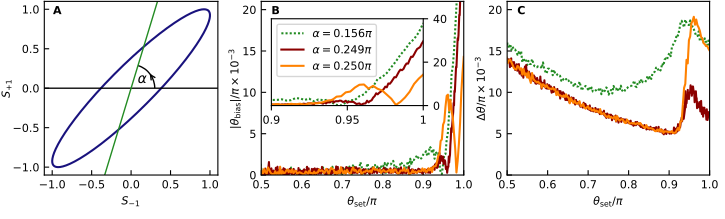

The Python source for this figure:
# -*- coding: utf-8 -*-
"""
@author: D.Pfeiffer, D.Derr & L.Lind
"""
from matplotlib.markers import MarkerStyle
from mpl_toolkits.axes_grid1.inset_locator import mark_inset  # for the manual option
from mpl_toolkits.axes_grid1.inset_locator import inset_axes
import matplotlib as mpl
import matplotlib.pyplot as plt
import matplotlib.transforms as transforms
import numpy as np
from mpl_toolkits.axes_grid1 import Divider
from mpl_toolkits.axes_grid1.axes_size import Fixed
from curlyBrace import curlyBrace

from scipy.ndimage import gaussian_filter


import os
import sys

sys.path.append(os.path.abspath('..'))

save_fig = True

import helper_functions as hf

plt.style.use('../paper_mpl_style.mplstyle')

#################
#### colours ####
#################

colour_hist_diff = 'C0'
colour_hist_sum = 'C1'
colour_hist_alpha = 'C4'
colour_hist_beta = 'C5'
colour_ell = 'C2'

# --- Size ---
phi_golden = (1 + np.sqrt(5)) / 2
pt_to_in = 1.0 / 72.0

full_width = 522
half_width = 255

full_height_golden = half_width / phi_golden # golden aspect

######## Grid ##########
one_pt_rel_w = pt_to_in / full_width

fig_width_in = full_width * pt_to_in
fig_height_in = full_height_golden * pt_to_in

height_factor = fig_height_in / fig_width_in

frac_h_0 = 0.00
frac_h_1 = 0.06
frac_h_2 = 0.24
frac_h_3 = 0.00
frac_h_4 = 0.00
frac_h_5 = 0.06
frac_h_6 = 0.28
frac_h_7 = 0.06
frac_h_8 = 0.28
frac_h_9 = 1-(frac_h_0+frac_h_1+frac_h_2+frac_h_3+frac_h_4+frac_h_5+frac_h_6+frac_h_7+frac_h_8)

# must be positive
print(frac_h_9)

print(frac_h_0+frac_h_1+frac_h_2+frac_h_3+frac_h_4+frac_h_5+frac_h_6+frac_h_7+frac_h_8+frac_h_9)

frac_v_0 = frac_h_0/height_factor
frac_v_1 = frac_h_1/height_factor
frac_v_2 = frac_h_2/height_factor
frac_v_3 = frac_h_3/height_factor
frac_v_4 = 1-(frac_v_0+frac_v_1+frac_v_2+frac_v_3)

# must be positive
print(frac_v_4)

print(frac_v_0+frac_v_1+frac_v_2+frac_v_3+frac_v_4)


# Exact-size figure: no automatic layout engines
fig_S_alpha_with_cut = plt.figure(figsize=(fig_width_in, fig_height_in), layout=None)

h = [Fixed(frac_h_0*fig_width_in), Fixed(frac_h_1*fig_width_in), Fixed(frac_h_2*fig_width_in),
     Fixed(frac_h_3*fig_width_in), Fixed(frac_h_4*fig_width_in), Fixed(frac_h_5*fig_width_in),
     Fixed(frac_h_6*fig_width_in), Fixed(frac_h_7*fig_width_in), Fixed(frac_h_8*fig_width_in), Fixed(frac_h_9*fig_width_in)]

v = [Fixed(frac_v_0*fig_height_in), Fixed(frac_v_1*fig_height_in), Fixed(frac_v_2*fig_height_in),
     Fixed(frac_v_3*fig_height_in), Fixed(frac_v_4*fig_height_in)]


div = Divider(fig_S_alpha_with_cut, (0, 0, 1, 1), h, v, aspect=False)

#########################################################################
#################### start: show grid via grey lines ####################
#########################################################################
# h_fracs = [frac_h_0, frac_h_1, frac_h_2, frac_h_3, frac_h_4, frac_h_5, frac_h_6, frac_h_7, frac_h_8, frac_h_9]
# v_fracs = [frac_v_0, frac_v_1, frac_v_2, frac_v_3, frac_v_4]

# h_edge_positions = np.cumsum([0]+h_fracs)
# v_edge_positions = np.cumsum([0]+v_fracs)

# # Draw vertical grid lines (column boundaries)
# for hx in h_edge_positions:
#     line = plt.Line2D([hx, hx], [0, 1], lw=0.5, color='grey', linestyle='--', transform=fig_S_alpha_with_cut.transFigure, zorder=100)
#     fig_S_alpha_with_cut.add_artist(line)
# # Draw horizontal grid lines (row boundaries)
# for vy in v_edge_positions:
#     line = plt.Line2D([0, 1], [vy, vy], lw=0.5, color='grey', linestyle='--', transform=fig_S_alpha_with_cut.transFigure, zorder=100)
#     fig_S_alpha_with_cut.add_artist(line)
#######################################################################
#################### end: show grid via grey lines ####################
#######################################################################


# ax_ellipse_hist_beta = fig_S_alpha_with_cut.add_axes(div.get_position(), axes_locator=div.new_locator(nx=3, ny=2))
# ax_ellipse_hist_alpha = fig_S_alpha_with_cut.add_axes(div.get_position(), axes_locator=div.new_locator(nx=2, ny=3))
ax_ellipse = fig_S_alpha_with_cut.add_axes(div.get_position(), axes_locator=div.new_locator(nx=2, ny=2))

# ax_bias_hist_diff = fig_S_alpha_with_cut.add_axes(div.get_position(), axes_locator=div.new_locator(nx=7, ny=2))
# ax_bias_hist_sum = fig_S_alpha_with_cut.add_axes(div.get_position(), axes_locator=div.new_locator(nx=6, ny=3))
ax_bias = fig_S_alpha_with_cut.add_axes(div.get_position(), axes_locator=div.new_locator(nx=6, ny=2))

ax_unct = fig_S_alpha_with_cut.add_axes(div.get_position(), axes_locator=div.new_locator(nx=8, ny=2))

fig_S_alpha_with_cut.canvas.draw()

##################################
### start: load numerical data ###
##################################

# coarse alpha scan
num_eval_alpha_scan     = np.load('../num_eval/num_eval_res_alpha_S_alpha_PEAC.npz')
alphas                  =num_eval_alpha_scan['alphas']

A_alphas_set            =num_eval_alpha_scan['A_alphas_set']
A_alphas_rec            =num_eval_alpha_scan['A_alphas_rec']
A_betas_set             =num_eval_alpha_scan['A_betas_set']
A_betas_rec             =num_eval_alpha_scan['A_betas_rec']
#
sigma_set               =num_eval_alpha_scan['sigma_set']
#
thetas_set              =num_eval_alpha_scan['thetas_set']
#
thetas_rec_alphas       =num_eval_alpha_scan['thetas_rec_alphas']
thetas_rec_betas        =num_eval_alpha_scan['thetas_rec_betas']
#
thetas_rec_alphas_std   =num_eval_alpha_scan['thetas_rec_alphas_std']
thetas_rec_betas_std    =num_eval_alpha_scan['thetas_rec_betas_std']

n_alphas = len(alphas)

theta_bias_alphas_abs = np.abs(thetas_rec_alphas - np.tile(thetas_set, (n_alphas, 1)))
theta_bias_betas_abs = np.abs(thetas_rec_betas - np.tile(thetas_set, (n_alphas, 1)))


# fine alpha scan
num_eval_alpha_scan_fine     = np.load('../num_eval/num_eval_res_alpha_S_alpha_fine_PEAC.npz')
alphas_fine                  =num_eval_alpha_scan_fine['alphas']

A_alphas_set_fine            =num_eval_alpha_scan_fine['A_alphas_set']
A_alphas_rec_fine            =num_eval_alpha_scan_fine['A_alphas_rec']
A_betas_set_fine             =num_eval_alpha_scan_fine['A_betas_set']
A_betas_rec_fine             =num_eval_alpha_scan_fine['A_betas_rec']
#
sigma_set_fine               =num_eval_alpha_scan_fine['sigma_set']
#
thetas_set_fine              =num_eval_alpha_scan_fine['thetas_set']
#
thetas_rec_alphas_fine       =num_eval_alpha_scan_fine['thetas_rec_alphas']
thetas_rec_betas_fine        =num_eval_alpha_scan_fine['thetas_rec_betas']
#
thetas_rec_alphas_std_fine   =num_eval_alpha_scan_fine['thetas_rec_alphas_std']
thetas_rec_betas_std_fine    =num_eval_alpha_scan_fine['thetas_rec_betas_std']

n_alphas_fine = len(alphas_fine)

theta_bias_alphas_abs_fine = np.abs(thetas_rec_alphas_fine - np.tile(thetas_set_fine, (n_alphas_fine, 1)))
theta_bias_betas_abs_fine = np.abs(thetas_rec_betas_fine - np.tile(thetas_set_fine, (n_alphas_fine, 1)))

alpha_eps_index = -11
alpha_big_index = 10

num_eval_alpha_slice     = np.load('../num_eval/num_eval_res_alpha_S_alpha_slice_PEAC.npz')
alphas_slice                  =num_eval_alpha_slice['alphas']

A_alphas_set_slice            =num_eval_alpha_slice['A_alphas_set']
A_alphas_rec_slice            =num_eval_alpha_slice['A_alphas_rec']
A_betas_set_slice             =num_eval_alpha_slice['A_betas_set']
A_betas_rec_slice             =num_eval_alpha_slice['A_betas_rec']
#
sigma_set_slice               =num_eval_alpha_slice['sigma_set']
#
thetas_set_slice              =num_eval_alpha_slice['thetas_set']
#
thetas_rec_alphas_slice       =num_eval_alpha_slice['thetas_rec_alphas']
thetas_rec_betas_slice        =num_eval_alpha_slice['thetas_rec_betas']
#
thetas_rec_alphas_std_slice   =num_eval_alpha_slice['thetas_rec_alphas_std']
thetas_rec_betas_std_slice    =num_eval_alpha_slice['thetas_rec_betas_std']

n_alphas_slice = len(alphas_slice)

theta_bias_alphas_abs_slice = np.abs(thetas_rec_alphas_slice - np.tile(thetas_set_slice, (n_alphas_slice, 1)))
theta_bias_betas_abs_slice = np.abs(thetas_rec_betas_slice - np.tile(thetas_set_slice, (n_alphas_slice, 1)))

########## Parameters ##########
alpha = alphas[alpha_eps_index]
beta    = alpha + np.pi/2

A0          = 0.824
sigma       = 0.063
theta_set   = np.pi/4*0
seed        = 104
n_phis      = 300
###############################

ax_ellipse.set_ylabel(r"$S_{+1}$", labelpad=0)
ax_bias.set_ylabel(r"$|\theta_{\text{bias}}|/\pi \times 10^{-3}$", labelpad=0)
ax_unct.set_ylabel(r"$\Delta \theta/\pi \times 10^{-3}$", labelpad=0)

ax_ellipse.set_xlabel(r"$S_{-1}$")
ax_bias.set_xlabel(r"$\theta_\text{set}/\pi$")
ax_unct.set_xlabel(r"$\theta_\text{set}/\pi$")

ax_ellipse.tick_params(axis='both', direction='in')
ax_bias.tick_params(axis='both', direction='in')
ax_unct.tick_params(axis='both', direction='in')

# ax_ellipse_hist_beta.set_yticklabels([])
# ax_ellipse_hist_beta.tick_params(axis='both', direction='in')

# ax_bias_hist_diff.set_yticklabels([])
# ax_bias_hist_diff.tick_params(axis='both', direction='in')

# ax_ellipse_hist_alpha.set_xticklabels([])
# ax_ellipse_hist_alpha.tick_params(axis='both', direction='in')

# ax_bias_hist_sum.set_xticklabels([])
# ax_bias_hist_sum.tick_params(axis='both', direction='in')



########## Insets ################
fig_S_alpha_with_cut.canvas.draw()
ax_ellipse_width_in, ax_ellipse_height_in = hf.get_ax_size_inches(ax_ellipse, fig_S_alpha_with_cut)
aspect_ratio = ax_ellipse_width_in / ax_ellipse_height_in  # z.B. 1.5 wenn breiter als hoch
pt_rel = pt_to_in / ax_ellipse_width_in

desired_width_relative = 0.30 
desired_height_relative = desired_width_relative / aspect_ratio

# ax_inset_left = ax_ellipse.inset_axes([-desired_width_relative/2, 1-desired_height_relative/2, desired_width_relative, desired_height_relative])
# ax_inset_left = ax_ellipse.inset_axes([1-desired_width_relative-1.5*pt_rel, 1-desired_height_relative-1.5*pt_rel, desired_width_relative, desired_height_relative])

# ax_inset_right = ax_bias.inset_axes([-desired_width_relative/2, 1-desired_height_relative/2, desired_width_relative, desired_height_relative])
# ax_inset_right = ax_bias.inset_axes([1-desired_width_relative-1.5*pt_rel, 1-desired_height_relative-1.5*pt_rel, desired_width_relative, desired_height_relative])

##########################################################################
####################### START LEFT ELLIPSE SUBPLOT #######################
##########################################################################

phases = np.linspace(0, 2*np.pi, 1000)
theta = np.pi/8

S_plus = np.cos(phases+theta/2)
S_minus = np.cos(phases-theta/2)

scatter_plot_bounds = 1.1
ax_ellipse.set_xlim(-scatter_plot_bounds, scatter_plot_bounds)
ax_ellipse.set_ylim(-scatter_plot_bounds, scatter_plot_bounds)

ax_ellipse.plot(S_minus, S_plus, color=colour_ell)

from matplotlib.patches import Arc

# angle to show
alpha = (0.25+0.156)*np.pi

# vertex of the angle
x0, y0 = 0.0, 0.0

# 1) full horizontal baseline = x-axis
ax_ellipse.axhline(y=y0, color="black", lw=1)

# 2) full rotated line through the same point
ax_ellipse.axline(
    (x0, y0),
    slope=np.tan(alpha),
    color='forestgreen',
    lw=1
)

# 3) arc for the angle
r_arc = 0.30
arc = Arc(
    (x0, y0),
    2*r_arc, 2*r_arc,
    angle=0,
    theta1=0,
    theta2=np.rad2deg(alpha),
    color="black",
    lw=1
)
ax_ellipse.add_patch(arc)

# 4) small counterclockwise arrow along the arc
phi1 = np.deg2rad(28)
phi2 = np.deg2rad(38)
ax_ellipse.annotate(
    "",
    xy=(x0 + r_arc*np.cos(phi2), y0 + r_arc*np.sin(phi2)),
    xytext=(x0 + r_arc*np.cos(phi1), y0 + r_arc*np.sin(phi1)),
    arrowprops=dict(arrowstyle="->", color="black", lw=1)
)

# 5) label
phi_text = alpha / 2
ax_ellipse.text(
    x0 + 0.18*np.cos(phi_text),
    y0 + 0.18*np.sin(phi_text),
    r'$\alpha$',
    color="black",
    fontsize=10,
    ha="center",
    va="center"
)

ax_ellipse.text(
    0.05, 0.975,  # x=2.5% from left, y=97.5% from bottom
    'A',
    # fontsize=9,
    fontweight='bold',
    transform=ax_ellipse.transAxes,
    verticalalignment='top',
    horizontalalignment='left'
)
##########################################################################
######################## END LEFT ELLIPSE SUBPLOT ########################
##########################################################################

##########################################################################
####################### START MIDDLE BIAS SUBPLOT #######################
##########################################################################


# cut plots

# ax_bias.plot(thetas_set_alg/np.pi, theta_bias_ell_abs_alg/thetas_rec_ell_std_num_alg, label="alg. ell.", color="magenta")

# alpha=0.156 for theta in 0.5 to 1.0 pi
ax_bias.plot(thetas_set/np.pi, 
             theta_bias_alphas_abs[alpha_big_index]/np.pi*1e3, 
             label=fr"$\alpha={alphas[alpha_big_index]/np.pi:.3f} \pi$", 
             color='forestgreen', ls=(0,(1,1)))

# alpha=0.249 for theta in 0.9 to 1.0 pi
# ax_bias.plot(thetas_set_fine/np.pi, theta_bias_alphas_abs_fine[alpha_eps_index]/np.pi*1e3, label=fr"$\alpha={alphas_fine[alpha_eps_index]/np.pi:.3f} \pi$", color='tab:blue')

# alpha=0.249 for theta in 0.5 to 1.0 pi
ax_bias.plot(thetas_set_slice/np.pi, 
             theta_bias_alphas_abs_slice[0]/np.pi*1e3, 
             label=fr"$\alpha={alphas_slice[0]/np.pi:.3f} \pi$", 
             color='darkred',alpha=1)

# alpha=0.250 for theta in 0.5 to 1.0 pi
ax_bias.plot(thetas_set/np.pi, 
             theta_bias_alphas_abs[-1]/np.pi*1e3, 
             label=fr"$\alpha={alphas[-1]/np.pi:.3f} \pi$",
             color=colour_hist_sum)

# ax_bias.plot(thetas_set/np.pi, theta_bias_alphas_abs[alpha_eps_index]/np.pi*1e3, label=fr"$\alpha={alphas[alpha_eps_index]/np.pi:.3f} \pi$", color=colour_hist_alpha)



ax_bias.set_xlim(0.5, 1)
# ax_bias.set_yscale("log")
ax_bias.set_ylim(0, 21)

ax_bias.legend(loc='upper left',
               bbox_to_anchor=(0.05,0.90))

##########################################
### start: inset ###
start_index = 134
height = 0.5

bias_inset = ax_bias.inset_axes([0.05,0.9-height,height*1.5,height],
                                xlim = (0.9,1),
                                ylim = (0, 40),
                                xticklabels=[], 
                                yticklabels=[],
                                xticks=[],
                                yticks=[])

# alpha=0.156 for theta in 0.5 to 1.0 pi
bias_inset.plot(thetas_set[start_index:]/np.pi, 
                theta_bias_alphas_abs[alpha_big_index,start_index:]/np.pi*1e3,
                color='forestgreen', ls=(0,(1,1)))

# alpha=0.249 for theta in 0.9 to 1.0 pi
# bias_inset.plot(thetas_set_fine/np.pi, theta_bias_alphas_abs_fine[alpha_eps_index]/np.pi*1e3, color='tab:blue')

# alpha=0.249 for theta in 0.5 to 1.0 pi
bias_inset.plot(thetas_set_slice/np.pi, 
                theta_bias_alphas_abs_slice[0]/np.pi*1e3, 
                label=fr"$\alpha={alphas_slice[0]/np.pi:.3f} \pi$", 
                color='darkred',alpha=1)

# alpha=0.250 for theta in 0.5 to 1.0 pi
bias_inset.plot(thetas_set[start_index:]/np.pi, 
                theta_bias_alphas_abs[-1,start_index:]/np.pi*1e3, 
                color=colour_hist_sum)


bias_inset.set_xticks([0.9,0.95,1],[0.9,0.95,1])
bias_inset.set_yticks([0,20,40],[0,20,40])
bias_inset.tick_params(axis='y',right=True,labelright=True,left=False,labelleft=False)

ax_bias.text(
    0.05, 0.975,  # x=2.5% from left, y=97.5% from bottom
    'B',
    # fontsize=9,
    fontweight='bold',
    transform=ax_bias.transAxes,
    verticalalignment='top',
    horizontalalignment='left'
)

##########################################################################
####################### END MIDDLE BIAS SUBPLOT #######################
##########################################################################

##########################################################################
####################### START RIGHT UNCERT SUBPLOT #######################
##########################################################################
# alpha=0.156 for theta in 0.5 to 1.0 pi
############################################################################################
ax_unct.plot(thetas_set/np.pi, 
             thetas_rec_alphas_std[alpha_big_index]/np.pi*1e3, 
             label=fr"$\alpha={alphas[alpha_big_index]/np.pi:.3f} \pi$", 
             color='forestgreen', ls=(0,(1,1)))

# alpha=0.249 for theta in 0.9 to 1.0 pi
# ax_unct.plot(thetas_set_fine/np.pi, thetas_rec_alphas_std_fine[alpha_eps_index]/np.pi*1e3, label=fr"$\alpha={alphas_fine[alpha_eps_index]/np.pi:.3f} \pi$", color='tab:blue')

# alpha=0.249 for theta in 0.5 to 1.0 pi
ax_unct.plot(thetas_set_slice/np.pi, 
             thetas_rec_alphas_std_slice[0]/np.pi*1e3, 
             label=fr"$\alpha={alphas_slice[0]/np.pi:.3f} \pi$", 
             color='darkred',alpha=1)

# alpha=0.250 for theta in 0.5 to 1.0 pi
ax_unct.plot(thetas_set/np.pi, 
             thetas_rec_alphas_std[-1]/np.pi*1e3, 
             label=fr"$\alpha={alphas[-1]/np.pi:.3f} \pi$", 
             color=colour_hist_sum)

# ax_unct.plot(thetas_set/np.pi, thetas_rec_alphas_std[alpha_eps_index]/np.pi*1e3, label=fr"$\alpha={alphas[alpha_eps_index]/np.pi:.3f} \pi$", color=colour_hist_alpha)


ax_unct.set_xlim(0.5, 1)
ax_unct.set_ylim(0, 21)

ax_unct.text(
    0.05, 0.975,  # x=2.5% from left, y=97.5% from bottom
    'C',
    # fontsize=9,
    fontweight='bold',
    transform=ax_unct.transAxes,
    verticalalignment='top',
    horizontalalignment='left'
)

##########################################################################
######################## END RIGHT UNCERT SUBPLOT #######################
##########################################################################

if save_fig:
    fig_S_alpha_with_cut.savefig("figS4.pdf")

plt.show()
